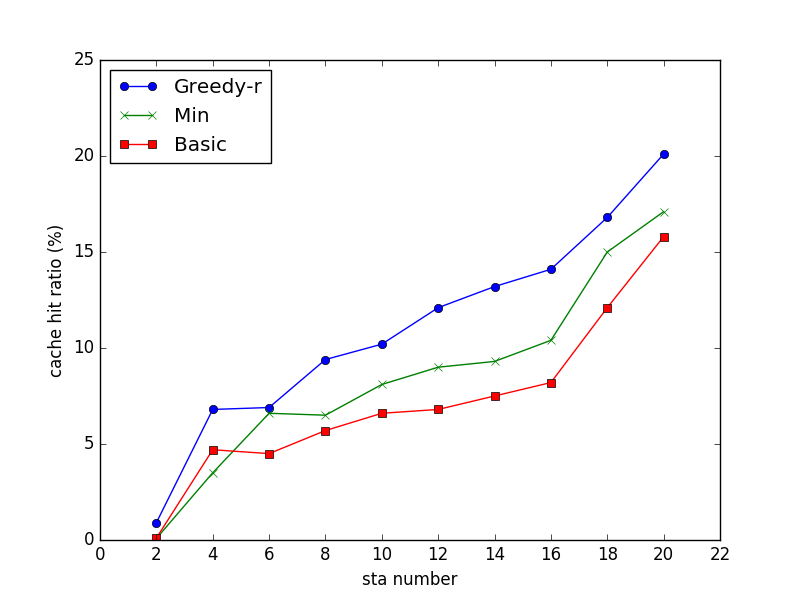

Python code for this plot:
import numpy as np
import matplotlib.pyplot as plt

x = [2, 4, 6, 8, 10, 12, 14, 16, 18, 20]
y_greedy = [0.9, 6.8, 6.9, 9.4, 10.2, 12.1, 13.2, 14.1, 16.8, 20.1]
y_min    = [0.08, 3.5, 6.6, 6.5, 8.1, 9.0, 9.3, 10.4, 15.0, 17.1]
y_basic  = [0.1, 4.7, 4.5, 5.7, 6.6, 6.8, 7.5, 8.2, 12.1, 15.8]


plt.plot(x, y_greedy, label='Greedy-r',marker='o')
plt.plot(x, y_min, label='Min',marker='x')
plt.plot(x, y_basic, label='Basic',marker='s')
plt.xlabel("sta number")
plt.xticks([0, 2, 4, 6, 8, 10, 12, 14, 16, 18, 20, 22],
	['0', '2', '4', '6', '8', '10', '12', '14', '16', '18', '20', '22'])
plt.ylabel("cache hit ratio (%)")
plt.legend(loc=2)
plt.show()
